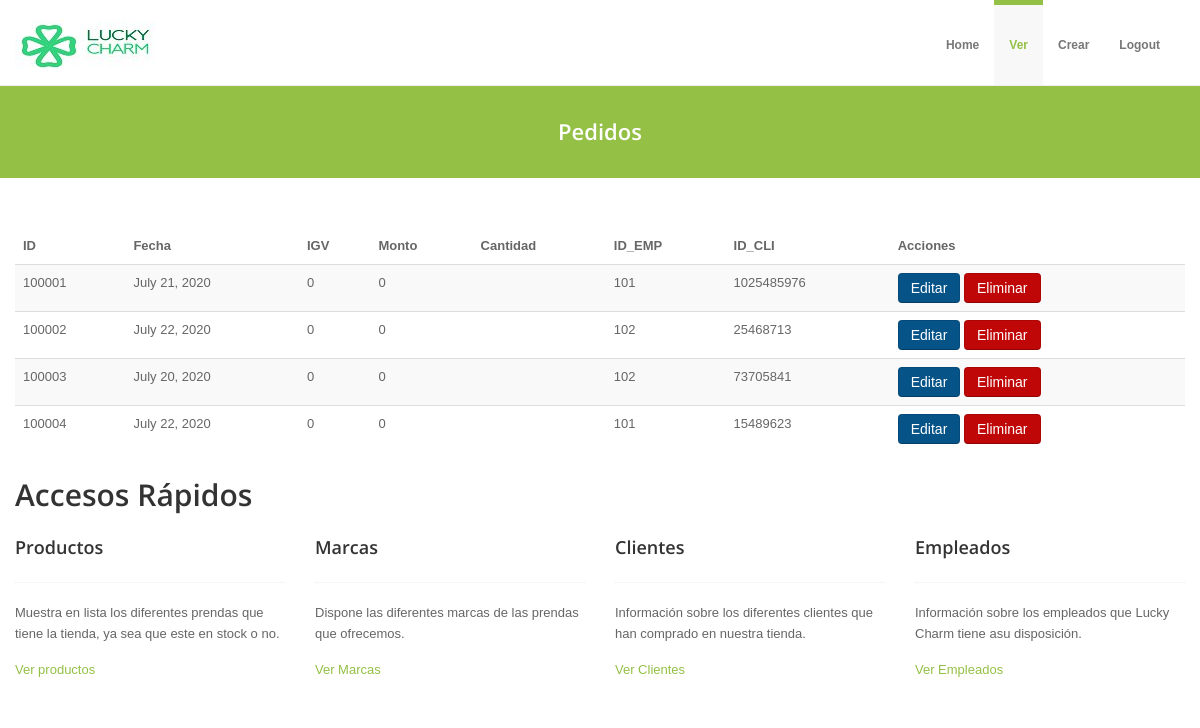
The app's page /pedidos with its own data.
### Tienda/models.py (models this page shows, shortened)
class pedido(models.Model):
    id_pedido=models.CharField(max_length=20)
    fecha=models.DateField()
    igv=models.IntegerField()
    monto=models.IntegerField()
    monto_igv=models.IntegerField(null=True)
    id_emp=models.ForeignKey(empleado,on_delete=models.CASCADE)
    iden_cli=models.ForeignKey(cliente,on_delete=models.CASCADE)

class empleado(models.Model):
    id_emp= models.CharField(max_length=10)
    dni = models.CharField(max_length=8)
    nombre= models.CharField(max_length=20)
    apell_pat= models.CharField(max_length=20)
    apell_mat= models.CharField(max_length=20)

class cliente(models.Model):
    iden_cli= models.CharField(max_length=10)
    nombre= models.CharField(max_length=20)
    apell_pat= models.CharField(max_length=20)
    apell_mat= models.CharField(max_length=20)
    celular= models.CharField(max_length=9)
    NATURAL= 'Natural'
    JURIDICA= 'Juridica'
    TIPO = ((NATURAL, 'Natural'),(JURIDICA, 'Juridica'))
    tipo= models.CharField(max_length=8, choices=TIPO)

### Tienda/views.py (the view)
# urls.py: path('pedidos',pedidolist.as_view(), name='Pedidos'),
class pedidolist(ListView):
    model= pedido
    template_name= 'pedidos.html'

### Tienda/templates/pedidos.html (shortened to what this page needs)
{% extends "basever.html" %}
{% block t %} Pedidos {% endblock %}
{% block content %}
<div class="table-responsive">
    <table class="table table-striped table-sm">
      <thead>
        <tr>
          <th>ID</th>
          <th>Fecha</th>
          <th>IGV</th>
          <th>Monto</th>
          <th>Cantidad</th>
          <th>ID_EMP</th>
          <th>ID_CLI</th>
          <th>Acciones</th>
        </tr>
      </thead>
      <tbody>
        {% if object_list %}
        {% for ped in object_list %}
        <tr>
          <td>{{ped.id_pedido}}</td>
          <td>{{ped.fecha}}</td>
          <td>{{ped.igv}}</td>
          <td>{{ped.monto}}</td>
          <td>{{ped.cantidad}}</td>
          <td>{{ped.id_emp.id_emp}}</td>
          <td>{{ped.iden_cli.iden_cli}}</td>
          <td>
            <a class="btn btn-primary" href="{% url 'Pedidoseditar' ped.id %}">Editar</a>
            <a class="btn btn-danger" href="{% url 'Pedidoseliminar' ped.id %}">Eliminar</a>
          </td>
        </tr>
        {% endfor %}
        {% else %}
        <h1>
            No hay registros
        </h1>
        {% endif %}
      </tbody>
    </table>
  </div>
{% endblock %}

### Tienda/static/color/default.css (style rules this page uses)
a { color: #94c045; }

### Tienda/static/css/overwrite.css (style rules this page uses)
body { margin: 0; font-family: Tahoma, Arial, sans-serif; font-size: 13px; line-height: 1.6em; color: #666; background-color: #ffffff; }
a { color: #0088cc; text-decoration: none; }
.btn { display: inline-block; *display: inline; *zoom: 1; padding: 4px 12px; margin-bottom: 0; font-size: 14px; line-height: 20px; text-align: center; vertical-align: middle; cursor: pointer; color: #333333; text-shadow: 0 1px 1px rgba(255, 255, 255, 0.75); background-color: #f5f5f5; border-color: #e6e6e6 #e6e6e6 #bfbfbf; border-color: rgba(0, 0, 0, 0.1) rgba(0, 0, 0, 0.1) rgba(0, 0, 0, 0.25); *background-color: #e6e6e6; filter: progid:DXImageTransform.Microsoft.gradient(enabled = false); border: 1px solid #bbbbbb; *border: 0; border-bottom-color: #a2a2a2; *margin-left: .3em; -webkit-box-shadow: none; -moz-box-shadow: none; box-shadow: none; }
.btn:first-child { *margin-left: 0; }
.btn-primary { color: #ffffff; text-shadow: none; background-color: #065388; *background-color: #065388; background-image: -moz-linear-gradient(top, #065388, #065388); background-image: -webkit-gradient(linear, 0 0, 0 100%, from(#065388), to(#065388)); background-image: -webkit-linear-gradient(top, #065388, #065388); background-image: -o-linear-gradient(top, #065388, #065388); background-image: linear-gradient(to bottom, #065388, #065388); background-repeat: repeat-x; border-color: #065388 #065388 #065388; border-color: rgba(0, 0, 0, 0.1) rgba(0, 0, 0, 0.1) rgba(0, 0, 0, 0.25); filter: progid:DXImageTransform.Microsoft.gradient(startColorstr='#ff065388', endColorstr='#ff065388', GradientType=0); filter: progid:DXImageTransform.Microsoft.gradient(enabled=false); }
.btn-danger { color: #ffffff; text-shadow: none; background-color: #bf0707; *background-color: #bf0707; background-image: -moz-linear-gradient(top, #bf0707, #bf0707); background-image: -webkit-gradient(linear, 0 0, 0 100%, from(#bf0707), to(#bf0707)); background-image: -webkit-linear-gradient(top, #bf0707, #bf0707); background-image: -o-linear-gradient(top, #bf0707, #bf0707); background-image: linear-gradient(to bottom, #bf0707, #bf0707); background-repeat: repeat-x; border-color: #bf0707 #bf0707 #bf0707; border-color: rgba(0, 0, 0, 0.1) rgba(0, 0, 0, 0.1) rgba(0, 0, 0, 0.25); filter: progid:DXImageTransform.Microsoft.gradient(startColorstr='#ffbf0707', endColorstr='#ffbf0707', GradientType=0); filter: progid:DXImageTransform.Microsoft.gradient(enabled=false); }

### records on screen
pedido: id_pedido "100001", fecha "July 21, 2020", igv "0", monto "0", id_emp.id_emp "101", iden_cli.iden_cli "1025485976"
pedido: id_pedido "100002", fecha "July 22, 2020", igv "0", monto "0", id_emp.id_emp "102", iden_cli.iden_cli "25468713"
pedido: id_pedido "100003", fecha "July 20, 2020", igv "0", monto "0", id_emp.id_emp "102", iden_cli.iden_cli "73705841"
pedido: id_pedido "100004", fecha "July 22, 2020", igv "0", monto "0", id_emp.id_emp "101", iden_cli.iden_cli "15489623"
